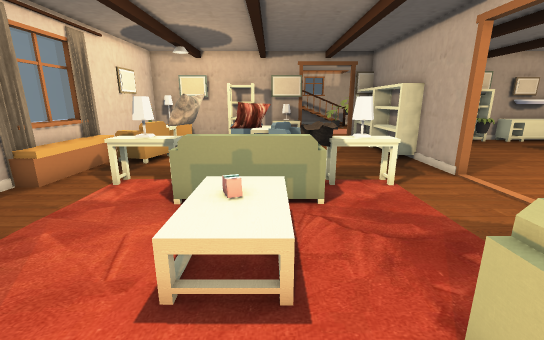
view 1 (above)

24 first-person views from a walk through a level from a Godot 3-D game. The camera is 1.3 m above the floor, tilts 14° down and sees 90° across. Doors that lead somewhere are drawn open, without their leaves. The floor is counted in squares, 0.5 m on a side. Each view is taken from the middle of a square. On the plan, view 1 faces up. The plan holds only what a view shows up to about 19 squares ahead; the rest is blank. Characters and animated objects are left out.

view 2
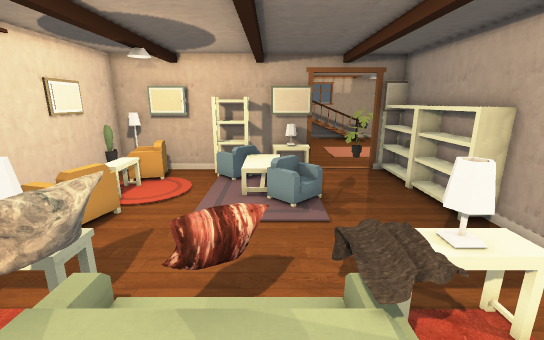

view 3
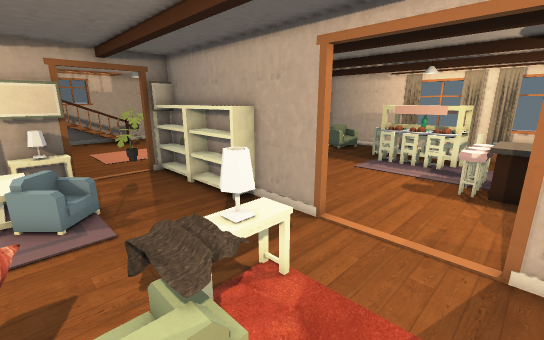

view 4
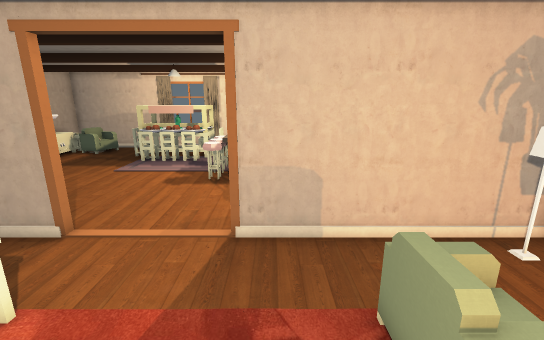

view 5
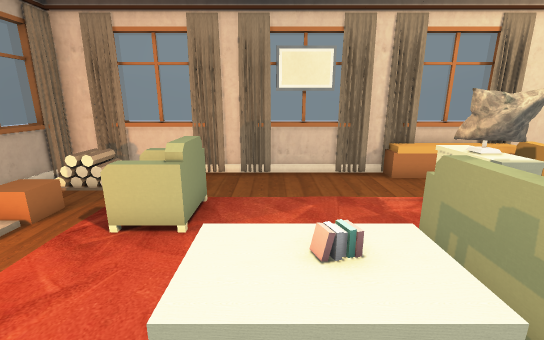

view 6
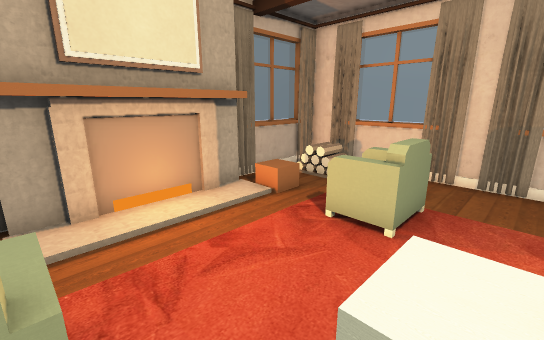

view 7
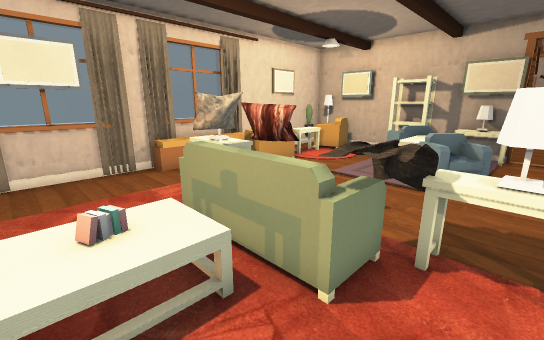

view 8
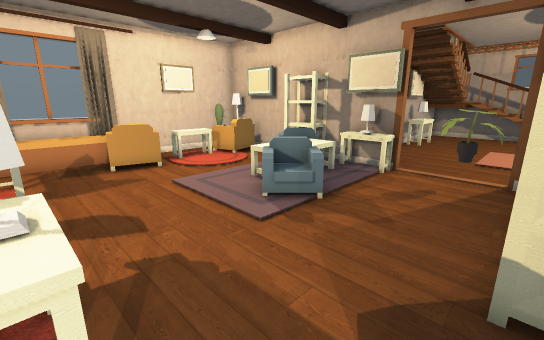

view 9
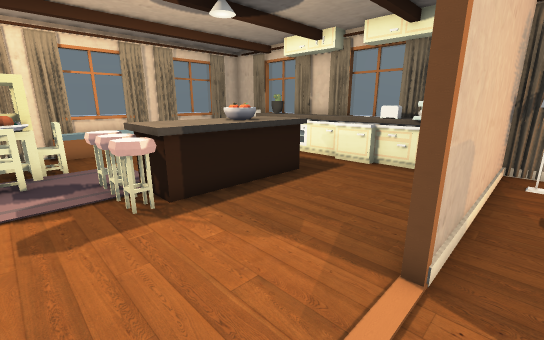

view 10
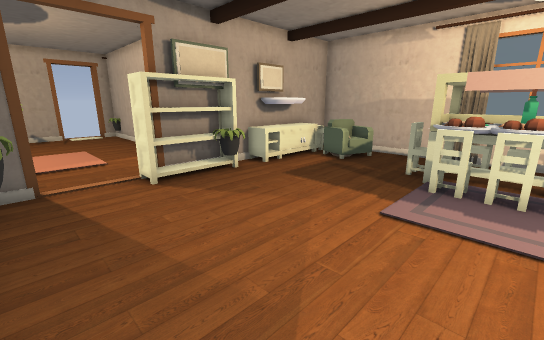

view 11
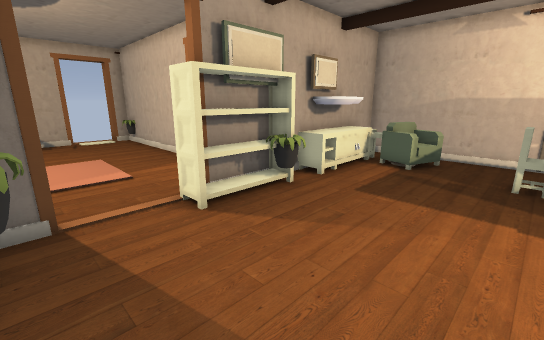

view 12
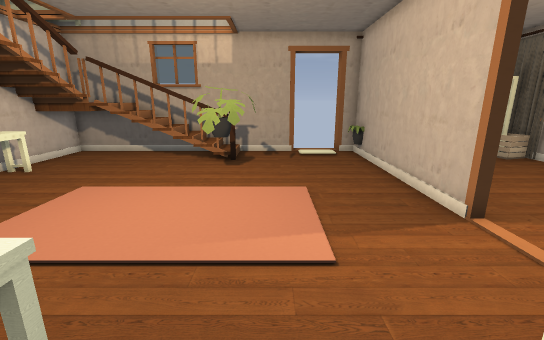

view 13
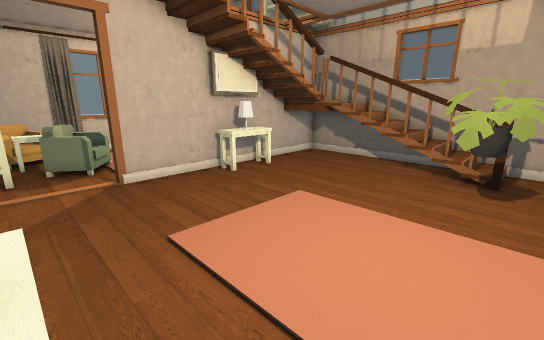

view 14
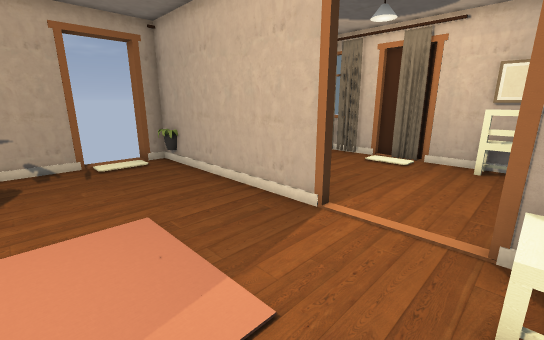

view 15
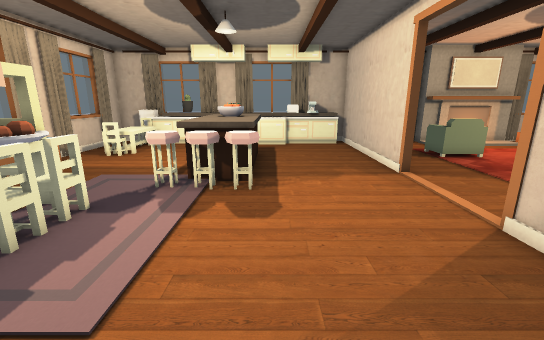

view 16
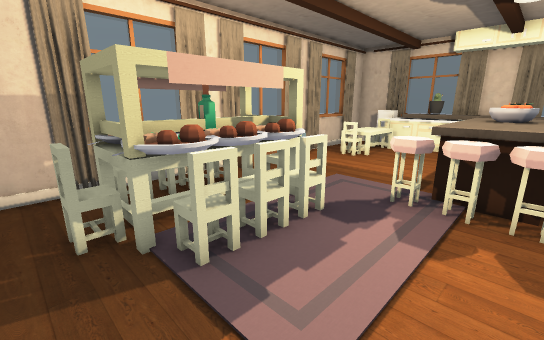

view 17
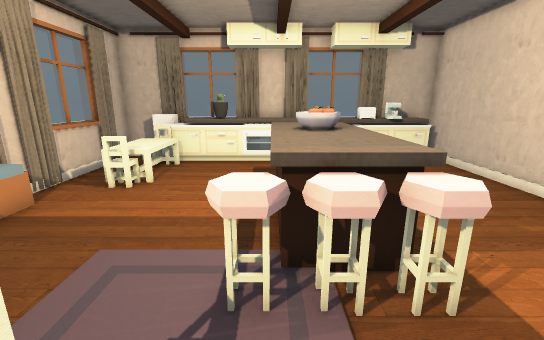

view 18
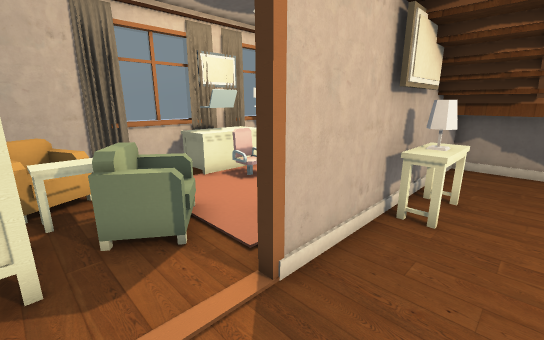

view 19
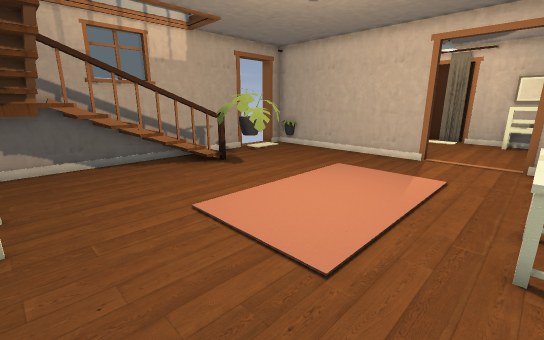

view 20
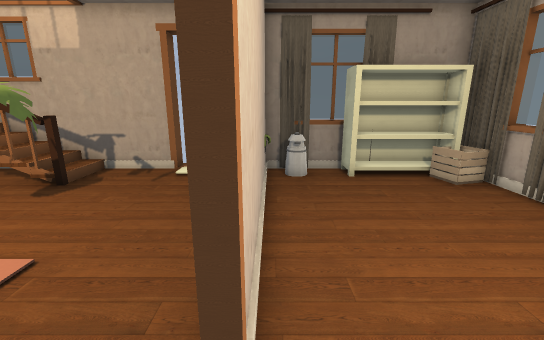

view 21
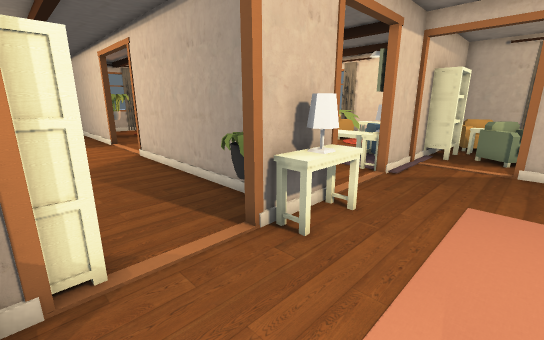

view 22
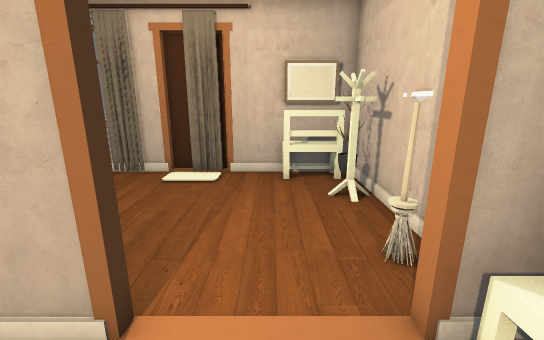

view 23
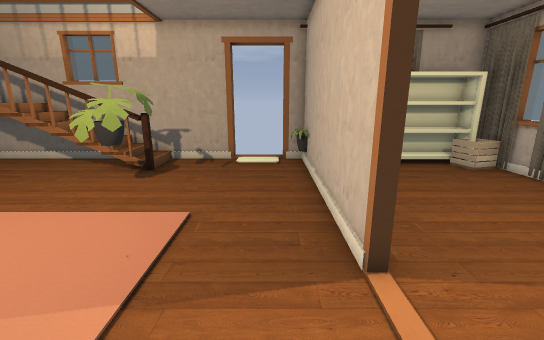

view 24
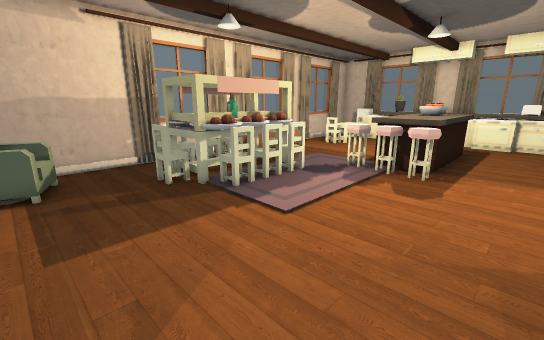

### Floor plan
Key: @ floor where view 1 was taken; # wall or solid block; . main floor; : floor 0.5 m higher than the main floor; / step, stairs or slope; D open door; = window, fence, low wall or low ledge; ^ raised ledge; B bookshelf; R rug; E dresser; C chair; T table; L lamp; S sofa; A stool; I cabinet; N sink; F stove; G toaster; P pot; H fridge; U cupboard; J bench; K desk; M laptop; O other object.
Columns run from 9 left of view 1 to 23 right of it. Each row starts with its distance up from view 1.
 34         ############DDD###=#####
 33         #   //////.....=#=.UUUU#
 32         #  OOOOOOO.....=#=.....##
 31         #^^#OOOOOO..... #......=#
 30  =      ####....###.....#......##
 29  #OK    ###.....###.....#......#
 28  #MK    ###......##.....#......#
 27 ##MMRR  ###.............#......#
 26 ##MKRR  # ..............#......#
 25 #= RR   # ..............#......#
 24 ##   #### .....................#
 23  #   #==#......................#
 22  #CC##=.......................JJ
 21  #CC=BBB.......^#^.....###..##JJ
 20  ###OBBRRRR#.#####..############
 19  ####.BBBRR#.=####..#####E###
 18  #.O=.CCCTR..=.=#=.....==. #   #
 17  #.==..CTTR....=#............OC#
 16  #.^... TTC....B#........... .C#
 15  #.^... TCCC...B#..............#
 14  #.==..  CC....B#..............#
 13  #.O=..........B#..........###.#
 12 #^===...........#.........####O##
 11 #^..............#.........=###.=#
 10 #^..............#.........=###O=#
  9  ^..TLT...#=#^............C###=##
  8  #..TTSSSS#===.............#T#.#
  7  #....SSSSS=.........AA.^=..=.=##
  6 ##......//............A^^.....==#
  5 ##....../:......#.....^^^.....==#
  4 ##....../:......#.....^^^.....=##
  3  #......//......#.....^#^......#
  2  #.. =#.... =#..#.....^^^....C.#
  1 ##    C....OO= .#.....^^^...TTT##
  0 #=  .....@.... .#...........TT =#
 -1 #=..............#...........TT =#
 -2 ##O/.O######   ##II=NNN^FF#=TCT##
 -3  # /  ######   ##^^#GN^^^^PP=HH#
 -4  ###=#     #   ###I######F######

Where each view was taken, in squares from view 1:
view 1: 0 up, 0 right, facing up
view 2: 5 up, 0 right, facing up
view 3: 5 up, 0 right, facing up-right
view 4: 4 up, 0 right, facing right
view 5: 4 up, 2 right, facing left
view 6: 4 up, 2 right, facing down-left
view 7: 4 up, 3 right, facing up-left
view 8: 9 up, 6 right, facing up-left
view 9: 9 up, 6 right, facing down-right
view 10: 10 up, 8 right, facing up-right
view 11: 13 up, 8 right, facing up-right
view 12: 19 up, 10 right, facing up
view 13: 21 up, 9 right, facing up-left
view 14: 21 up, 9 right, facing up-right
view 15: 15 up, 12 right, facing down
view 16: 14 up, 13 right, facing down-right
view 17: 10 up, 15 right, facing down
view 18: 21 up, 2 right, facing up-left
view 19: 21 up, 1 right, facing up-right
view 20: 23 up, 15 right, facing up
view 21: 24 up, 12 right, facing down-left
view 22: 23 up, 12 right, facing right
view 23: 21 up, 13 right, facing up
view 24: 17 up, 10 right, facing down-right
